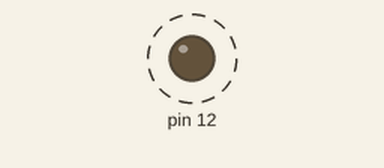
Recording of a sketch running on a simulated Arduino Uno, built with avr-gcc and run on an emulated ATmega328P. Shown: output pins drawn as LEDs (lit = HIGH). Dashed ring = blinking. What the sketch prints to the serial monitor is not drawn.

Above: at 0.2 s.
Timing chart, 0 to 3.0 s (numbered marks = the images above):
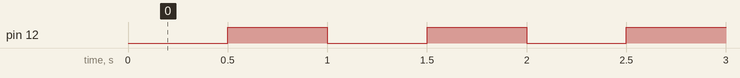

The sketch:

praktikum_6-1.ino
```cpp
boolean dataLed =0;
unsigned int overflowCount =0;
void setup() {
  // put your setup code here, to run once:
  Serial.begin(9600);
  pinMode(12,OUTPUT);
  TCCR1A =0;
  TCCR1B =0;
  TCNT1 =34286;
  TCCR1B |=(1<< CS12);
  TIMSK1 |=(1<< TOIE1);
  sei();
}
ISR(TIMER1_OVF_vect)
{
  TCNT1=34286;
  if (dataLed ==0)
    {
      dataLed =1;
    }
  else
  {
    dataLed =0;
  }
  digitalWrite(12, dataLed);
  overflowCount++;
}
void loop() {
  // put your main code here, to run repeatedly:
  Serial.print("Overflow Count = ");
  Serial.println(overflowCount,DEC);
  delay(500);
}
```

Measured:
- by itself, pin 12: alternates HIGH for 0.50 s and LOW for 0.50 s
